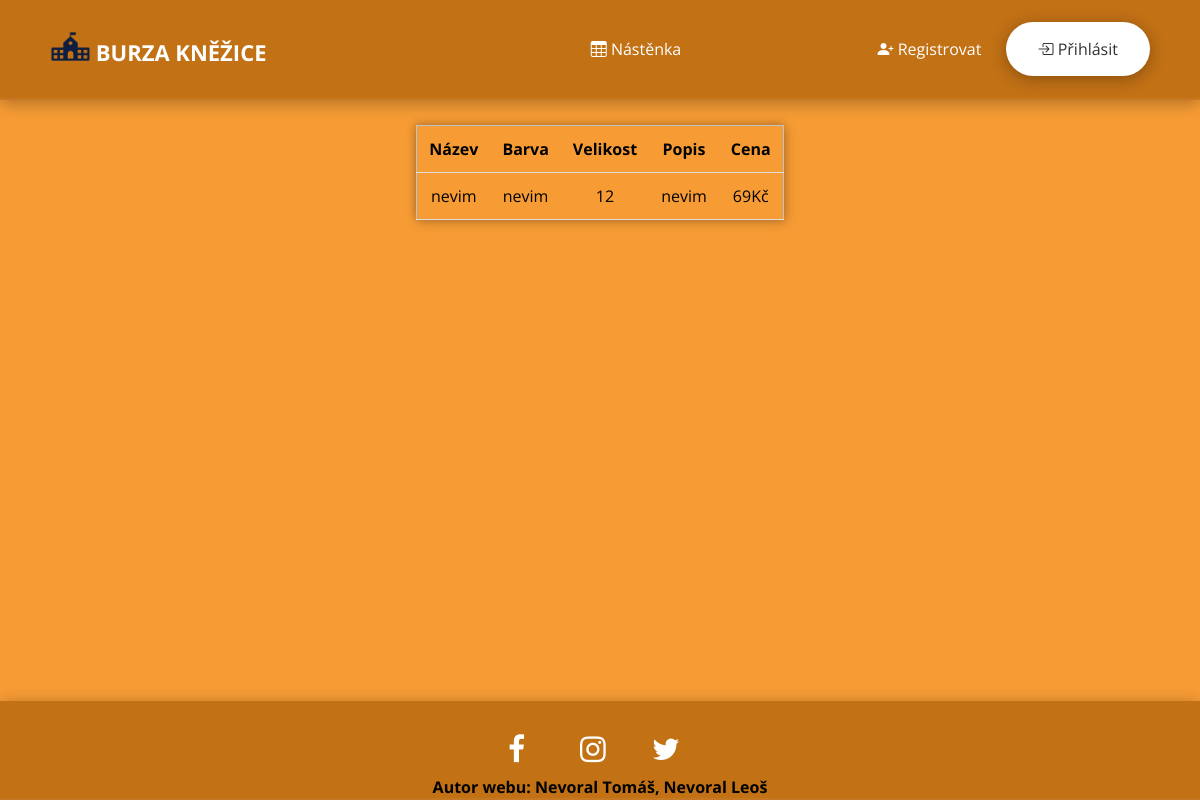
Page /home on the earlier database version.
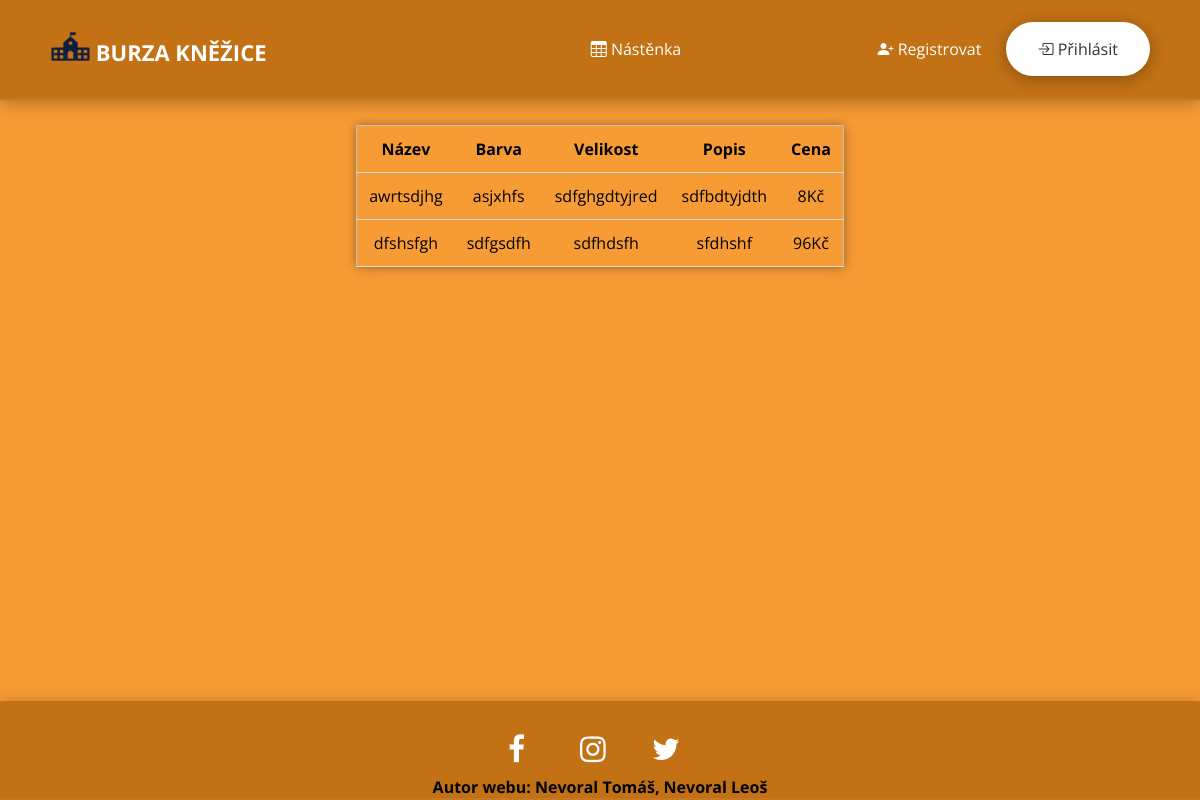
Same page on the later database version.
### web/models.py (models this page shows)
class Post(db.Model):
    id = db.Column(db.Integer, primary_key=True)
    bring = db.Column(db.Boolean, nullable=False)
    date_created = db.Column(db.DateTime(timezone=True), default=func.now())
    label = db.Column(db.Text, nullable=False)
    name = db.Column(db.String(150))
    color = db.Column(db.String(150))
    size = db.Column(db.String(150))
    price = db.Column(db.String(150))
    status = db.Column(db.Boolean, nullable=False)
    author = db.Column(db.Integer, db.ForeignKey(
        'user.id', ondelete="CASCADE"), nullable=False)

### web/views.py (the view)
@views.route("/")
@views.route("/home")
def home():
    posts = Post.query.all()
    posts.reverse()
    for i in posts:
        if i.status:
            posts.remove(i)
    posts = posts[:15]
    return render_template("main_page.html", user=current_user, posts=posts)

### web/flash_toastr/__init__.py (called while the page is built)
    @staticmethod
    def include_toastr_js(version=None, js_filename=None):
        if version is None:
            version = current_app.config.get('TOASTR_VERSION')
        if js_filename is None:
            js_filename = current_app.config.get('TOASTR_JS_FILENAME')
        js = '<script src="//cdnjs.cloudflare.com/ajax/libs/' \
             'toastr.js/{0}/{1}"></script>\n'.format(version, js_filename)
        return Markup(js)

    @staticmethod
    def include_toastr_css(version=None, css_filename=None):
        if version is None:
            version = current_app.config.get('TOASTR_VERSION')
        if css_filename is None:
            css_filename = current_app.config.get('TOASTR_CSS_FILENAME')
        css = '<link href="//cdnjs.cloudflare.com/ajax/libs/' \
              'toastr.js/{0}/{1}" rel="stylesheet" />\n'.format(
                version,
                css_filename
                )
        if current_app.config.get('TOASTR_OPACITY'):
            return Markup(css)
        else:
            return Markup('''
<style type = text/css>
  #toast-container>div {
    opacity: 1 !important;
  }
</style> {0}'''.format(css))

### web/templates/main_page.html (shortened to what this page needs)
{% extends "base.html" %}
{% block content %}
<form method = "POST">
    <table class="table table-hover table-light">
        <thead>
            <tr>
                <th scope="col">Název</th>
                <th scope="col">Barva</th>
                <th scope="col">Velikost</th>
                <th scope="col">Popis</th>
                <th scope="col">Cena</th>
            </tr>
        </thead>
        <tbody>
            {% for post in posts %}
                <tr>
                <td>{{ post.name }}</td>
                <td>{{ post.color }}</td>
                <td>{{ post.size }}</td>
                <td>{{ post.label }}</td>
                <td>{{ post.price }}Kč</td>
                </tr>
            {% endfor %}
        </tbody>
    </table>
</form>
{% endblock %}

Differences in the rows shown:
no longer on this page (row edited): Post: name "nevim", color "nevim", size "12", label "nevim", price "69"
added Post: name "awrtsdjhg", color "asjxhfs", size "sdfghgdtyjred", label "sdfbdtyjdth", price "8"
added Post: name "dfshsfgh", color "sdfgsdfh", size "sdfhdsfh", label "sfdhshf", price "96"
